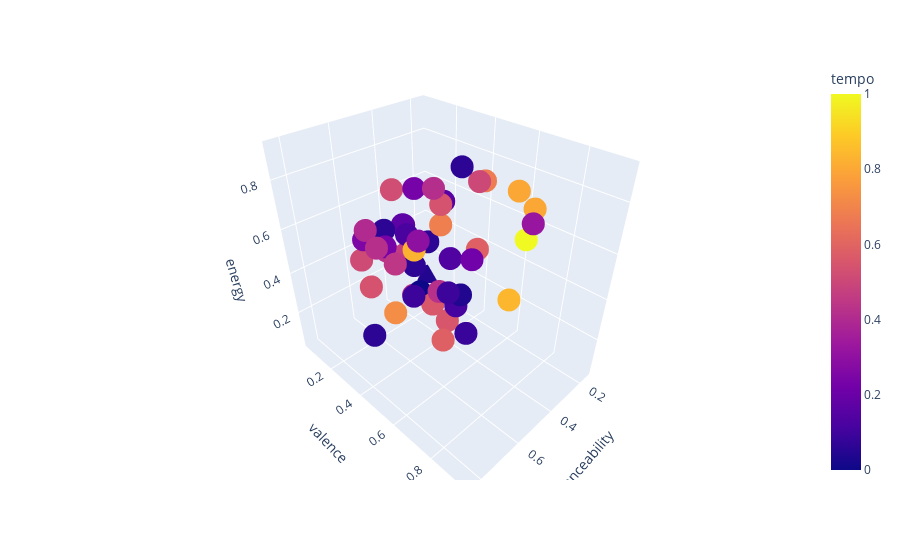

The notebook cell saved with this chart:
### Code cell
px.scatter_3d(df,
              x = "danceability",
              y = "valence",
              z = "energy",
              color = "tempo")
